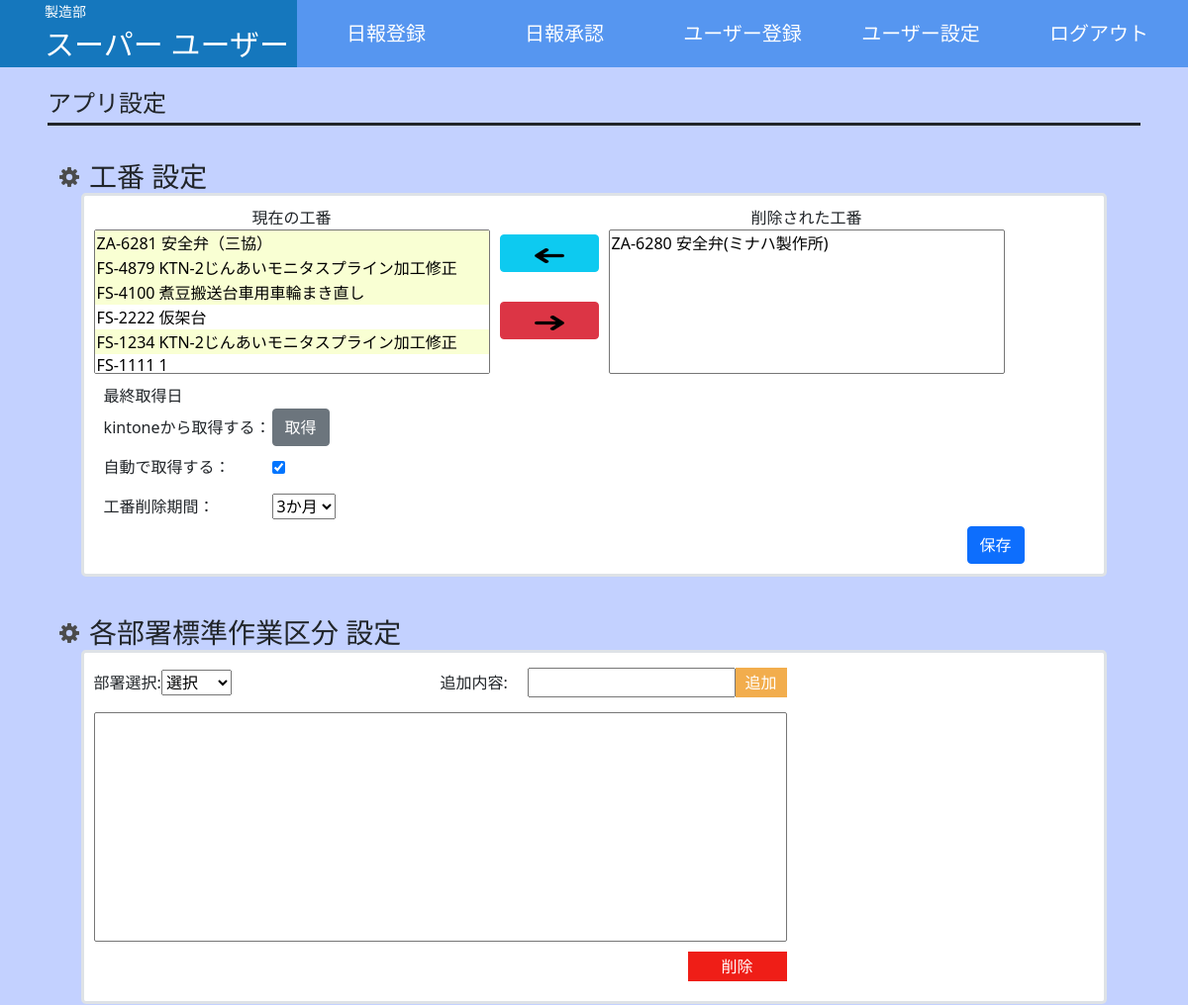
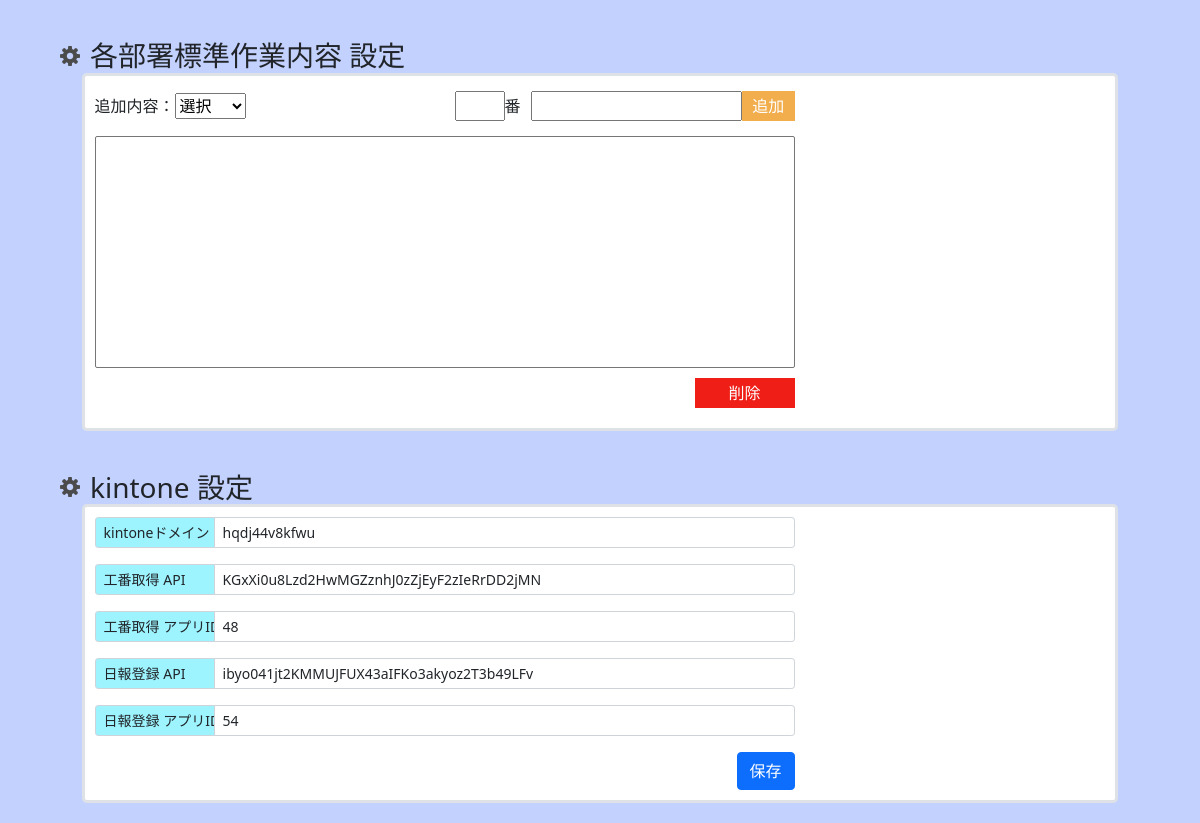
Page /app_settings/ (signed in) on the committed database (2 pictures, top to bottom).
### account/models.py (models this page shows)
class CustomUser(AbstractUser):
    fast_name = models.CharField(max_length=30, blank=True, null=True)
    last_name = models.CharField(max_length=30, blank=True, null=True)
    area = models.ForeignKey(User_Area,on_delete=models.SET_NULL, null=True)
    dept = models.ForeignKey(User_Dept,on_delete=models.SET_NULL, null=True)
    class meta:
        verbose_name_plural ='account.CustomUser'

### app_setting/models.py (models this page shows, shortened)
class User_Dept(models.Model):
    number = models.IntegerField("番号",blank=False, null=False)
    dept = models.CharField("部署",max_length=30, blank=False, null=False)

class kintone_setting_model(models.Model):
    kintone_domain = models.CharField("ドメイン", max_length=30, blank=False, null=False)
    kintone_input_API = models.CharField("入力API", max_length=50, blank=False, null=False)
    kintone_input_appID = models.CharField("入力アプリID", max_length=3, blank=False, null=False)
    kintone_output_API = models.CharField("出力API", max_length=50, blank=False, null=False)
    kintone_output_appID = models.CharField("出力アプリID", max_length=3, blank=False, null=False)
    matter_update_number = models.CharField("工番更新頻度",max_length=5, blank=False, null=False)
    automation_update_mode = models.IntegerField("自動取得")

### app_setting/views.py (the view, shortened to what this page needs)
# urls.py: path('app_settings/' , views.app_settingsViews, name="app_settings"),
@login_required
def app_settingsViews(request):
    if not request.user.is_staff:
        return redirect('login-home')
    if request.method == 'POST':
        if 'matter_in' in request.POST:
            code_input('matter_code_in',0,request)
            return redirect('app_settings')
        elif 'matter_del' in request.POST:
            code_input('matter_code_del',1,request)
            return redirect('app_settings')
        elif 'kintone_input' in request.POST:
            number = kintone_input("工番",0)
            name = kintone_input("品名",0)
            deadline = kintone_input("納期",0)
            today = datetime.datetime.today()
            infoList = [[number[i] ,re.sub("\u3000","",name[i]) ,deadline[i]] for i in range(len(number)) if datetime.datetime.strptime(deadline[0], '%Y-%m-%d') <= today]
            print(infoList)
            all_code = [i.matter_code for i in Matter_code.objects.all()]
            for i in range(len(infoList)):
                if not infoList[i][0] in all_code:
                    l = Matter_code(
                        matter_code=infoList[i][0],
                        matter_name=infoList[i][1],
                        matter_deadline=infoList[i][2],
                        matter_displayinfo=0,
                        )
                    l.save()
            return redirect('app_settings')
        elif 'matter_para_save' in request.POST:
            i = kintone_setting_model.objects.get(id=1)
            i.matter_update_number = request.POST.get("Matter_update_number")
            num = request.POST.get("auto-update-check")
            if num == "1": i.automation_update_mode = "1"
            else: i.automation_update_mode = "0"
            i.save()
            return redirect('app_settings')
        else:
            number = request.POST.get('Matter_update_number')
            i = kintone_setting_model.objects.get(id=1)
            objnum = i.matter_update_number
            if objnum != number:
                i.matter_update_number = number
                i.save()
            return return_fun(request)
    elif request.method == 'GET':
        obj = Matter_code.objects.filter(matter_displayinfo = 0)
        setting_obj = kintone_setting_model.objects.get(pk=1)
        update_mode = int(setting_obj.matter_update_number)
        auto_number = int(setting_obj.automation_update_mode)
        params = {
            "auto_number":auto_number,
            "update_mode":update_mode
            }
        today = datetime.date.today()
        for i in obj:
            deadline = i.matter_deadline
            if deadline != None:
                para = i.matter_code
                if update_mode == 0:
                    days = 0
                    del_deadline = deadline + datetime.timedelta(days)
                    try:
                        if del_deadline <= today:
                            db_save(para,1)
                    except IndentationError and TypeError:
                        pass
                elif update_mode == 3:
                    days = 90
                    del_deadline = deadline + datetime.timedelta(days)
                    try:
                        if del_deadline < today:
                            db_save(para,1)
                    except IndentationError and TypeError:
                        pass
        """kintoneAPI取得"""
        obj = kintone_setting_model.objects.get(pk=1)
        item = {
            "kintone_input_API":   obj.kintone_input_API,
            "kintone_output_API":  obj.kintone_output_API,
            "kintone_domain":      obj.kintone_domain,
            "kintone_input_appID": obj.kintone_input_appID,
            "kintone_output_appID":obj.kintone_output_appID,
        }
        form = kintone_setting_form(initial=item)
        """作業区分 設定"""
        Dept = User_Dept.objects.all()
        return render(request, 'setting/app_settings.html',{
            "form":form,
            "matter":matter_code("-"),
            "params":params,
            "Dept":Dept,
            })

### app_setting/templates/setting/app_settings.html (shortened to what this page needs)
{% extends "base.html" %}
{% load static %}
{% load widget_tweaks %}
{% block css %}{% static 'css/app_settings_style.css' %}{% endblock %}
{% block css2 %}{% static 'css/header.css' %}{% endblock %}
{% block content %}
{% include 'include.html' %}
<div class="wrapper">
    <form method="post">
        <div class="title">
            <h2 class="title_h2">アプリ設定</h2>
        </div>
        <div class="form-outer">
            <div class="form-title">
                <img src="/media/images/settng.png" width="20px" height="20px"/>
                <h3>工番 設定</h3>
            </div>
            <div class="form-inner border border-3 rounded-3 bg-white">
                <div class="form-group">
                    <div class="form-matter-group">
                        <div class="matter-number-item-1">
                            <label>現在の工番</label>
                            <select name="matter_code_del" size="7" class="select-item-1" id="id_matter_code_del">
                                {% for Data in matter.in_data %}
                                <option class={% if Data.Deadline == None %}"option_class"{% endif %} value={{ Data.Value }}>{{ Data.Label }}</option>
                                {% endfor %}
                            </select>
                        </div>
                        <div class="matter-button-items">
                            <button name="matter_in" type="submit" class="matter-output-button btn btn-info">
                                <img src="/media/images/1.png" width="30px" height="15px"/>
                            </button>
                            <button name="matter_del" type="submit" class="matter-input-button btn btn-danger">
                                <img src="/media/images/2.png" width="30px" height="15px"/>
                            </button>
                        </div>
                        <div class="matter-number-item-1">
                            <label>削除された工番</label>
                            <select name="matter_code_in" size="7" class="select-item-1" id="id_matter_code_in">
                                {% for Data in matter.out_data %}
                                <option {% if Data.Deadline == None %}class="option_class"{% endif %} value={{ Data.Value }}>{{ Data.Label }}</option>
                                {% endfor %}
                            </select>
                        </div>
                    </div>
                    <div class="matter-number-module">
                        <div class="matter-number-module-item1">
                            <p>最終取得日</p>
                        </div>
                        <div class="matter-number-module-item">
                            <p class="matter-number-module-text">kintoneから取得する：</p>
                            <button type="submit"name="kintone_input" class="btn btn-secondary">取得</button>
                        </div>
                        <div class="matter-number-module-item">
                            <p class="matter-number-module-text">自動で取得する：</p>
                            <input type="checkbox"name="auto-update-check"value="1"{% if params.auto_number == 1 %}checked{% endif %}/>
                        </div>
                        <div class="matter-number-module-item">
                            <p class="matter-number-module-text">工番削除期間：</p>
                            <select name="Matter_update_number">
                                <option value="3"{% if params.update_mode == 3 %}selected{% endif %}>3か月</option>
                            </select>
                        </div>
                    </div>
                    <div class="card_item_section_inner_button">
                        <button type="submit" name="matter_para_save" class="btn btn-primary">保存</button>
                    </div>
                </div>
            </div>
        </div>
        <div class="form-outer">
            <div class="form-title">
                <img src="/media/images/settng.png" width="20px" height="20px"/>
                <h3>各部署標準作業区分 設定</h3>
            </div>
            <div class="form-inner border border-3 rounded-3 bg-white">
                <div class="form-group">
                    <div class="form-group-content">
                        <div class="form-group-content-block">
                            <div class="form-group-content-item">
                                <p>部署選択:</p>
                                <select id="id_select_wark_class_dept" name="select_wark_class_dept" >
                                    <option value="">選択</option>
                                </select>
                            </div>
                            <div class="form-group-content-item">
                                <p class="form-group-content-item-text">追加内容:  </p>
                                <input id="id_input_work_class"name="input_work_content"/>
                                <button type="button" id="id_button_wark_class" class="form-group-content-select-add">追加</button>
                            </div>
                        </div>
                        <div class="form-group-content-select">
                            <select id="id_select_work_class"name="select_work_class" class="card_item_section_select" size="10"></select>
                            <button type="button" id="id_button_work_class_del"name="button_work_class"class="form-group-content-select-del">削除</button>
                        </div>
                    </div>
                </div>
            </div>
        </div>
        <div class="form-outer">
            <div class="form-title">
                <img src="/media/images/settng.png" width="20px" height="20px"/>
                <h3>各部署標準作業内容 設定</h3>
            </div>
            <div class="form-inner border border-3 rounded-3 bg-white">
                <div class="form-group">
                    <div class="form-group-content">
                        <div class="form-group-content-block">
                            <div class="form-group-content-item">
                                <p>追加内容：</p>
                                <select id="id_select_dept"name="select_dept">
                                    <option value="">選択</option>
                                </select>
                            </div>
                            <div class="form-group-content-item">
                                <input type="number" id="id_input_work_contentNumber"name="input_work_contentNumber"/>
                                <p>番</p>
                                <input id="id_input_work_content"name="input_work_content"/>
                                <button id="id_button_work_content"name="button_work_content"class="form-group-content-select-add">追加</button>
                            </div>
                        </div>
                        <div class="form-group-content-select">
                            <select id="id_select_work_content"name="select_work_content" class="card_item_section_select" size="10"></select>
                            <button id="id_button_work_content_del"name="button_work_content"class="form-group-content-select-del">削除</button>
                        </div>
                    </div>
                </div>
            </div>
        </div>
        <div class="form-outer">
            <div class="form-title">
                <img src="/media/images/settng.png" width="20px" height="20px"/>
                <h3>kintone 設定</h3>
            </div>
            <div class="form-inner border border-3 rounded-3 bg-white">
                <div class="form-group">
                    <div class="form-group-content">
                        <div class="card_item_section_inner">
                            <div class="input-group input-group-sm mb-3">
                                <span class="input-group-text input-span" id="inputGroup-sizing-sm">kintoneドメイン</span>
                                {{ form.kintone_domain|add_class:'form-control' }}
                            </div>
                            <div class="input-group input-group-sm mb-3">
                                <span class="input-group-text input-span" id="inputGroup-sizing-sm">工番取得 API</span>
                                {{ form.kintone_input_API|add_class:'form-control' }}
                            </div>
                            <div class="input-group input-group-sm mb-3">
                                <span class="input-group-text input-span" id="inputGroup-sizing-sm">工番取得 アプリID</span>
                                {{ form.kintone_input_appID|add_class:'form-control' }}
                            </div>
                            <div class="input-group input-group-sm mb-3">
                                <span class="input-group-text input-span" id="inputGroup-sizing-sm">日報登録 API</span>
                                {{ form.kintone_output_API|add_class:'form-control' }}
                            </div>
                            <div class="input-group input-group-sm mb-3">
                                <span class="input-group-text input-span" id="inputGroup-sizing-sm">日報登録 アプリID</span>
                                {{ form.kintone_output_appID|add_class:'form-control' }}
                            </div>
                            <div class="card_item_section_inner_button">
                                <input type="button" name="matter_para_save" value="保存"class="btn btn-primary"/>
                            </div>
                        </div>
                    </div>
                </div>
            </div>
        </div>
    </form>
</div>
{% endblock %}

### account/templates/include.html (shortened to what this page needs)
<header>
    <div class="user-name">
        <p class="user-dept">{{ user.dept.dept }}</p>
        <p>{{ user.last_name }} {{ user.fast_name }} 様</p>
    </div>
    <nav class="nav-bar">
        <ul class="menu-nav-bar">
            {% if  request.path != "/report/" %}
                <li><a class="nav-bar-tag" href="{% url "report" %}">日報登録</a></li>
            {% endif %}
            {% if user.is_staff %}
                {% if  request.path != "/report_table/" %}
                    <li><a class="nav-bar-tag" href="{% url "report_table" %}">日報承認</a></li>
                {% endif %}
                {% if request.path != "/account/" %}
                    <li><a class="nav-bar-tag" href="{% url "account" %}">ユーザー登録</a></li>
                {% endif %}
            {% endif %}
            {% if request.path != "/user_setting/" %}
                <li><a class="nav-bar-tag" href="{% url "user_setting" %}">ユーザー設定</a></li>
            {% endif %}
            <li><a class="nav-bar-tag" href="{% url 'logout' %}">ログアウト</a></li>
        </ul>
    </nav>
</header>

### rows in the picture
CustomUser: dept.dept "製造部", last_name "スーパー", fast_name "ユーザー"
kintone_setting_model: kintone_domain "hqdj44v8kfwu", kintone_input_API "KGxXi0u8Lzd2HwMGZznhJ0zZjEyF2zIeRrDD2jMN", kintone_input_appID "48", kintone_output_API "ibyo041jt2KMMUJFUX43aIFKo3akyoz2T3b49LFv", kintone_output_appID "54"
